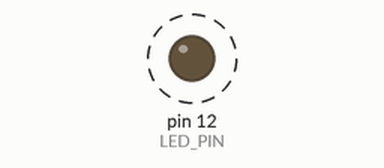
Simulated run of this sketch. Board: Arduino Uno, built with avr-gcc and run on an emulated ATmega328P. On the bench: output pins drawn as LEDs (lit = HIGH). Dashed ring = blinking. What the sketch prints to the serial monitor is not drawn.

Above: at 0.5 s.
Timing chart, 0 to 3.0 s (numbered marks = the images above):
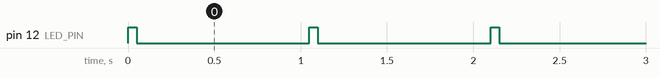

Measured:
- by itself, pin 12 (LED_PIN): alternates HIGH for 0.05 s and LOW for 1.0 s

The sketch:

led.ino
```cpp
/****

回路:
D12 --- R220 --- LED(+) --- LED(-) --- GND

  D12  = DIGITALピン12番
  R220 = 抵抗220Ω

****/

// 定数を定義
const int LED_PIN = 12; // 使用するピン = 12番

// setup は最初に一回だけ実行される
void setup() {
  // LEDを準備
  pinMode(LED_PIN, OUTPUT);

  // シリアル通信を準備
  Serial.begin(9600); // bps: 9600
}

// loop は高速で繰り返し実行され続ける
void loop() {
  // LEDの電圧をHIGHにする = 点灯
  digitalWrite(LED_PIN, HIGH);
  delay(50); // 一瞬待つ

  // LEDの電圧をLOWにする = 消灯
  digitalWrite(LED_PIN, LOW);
  delay(1000); // 1s待つ

  // シリアルモニターに文字を出力
  Serial.println("Loop");
}
```
